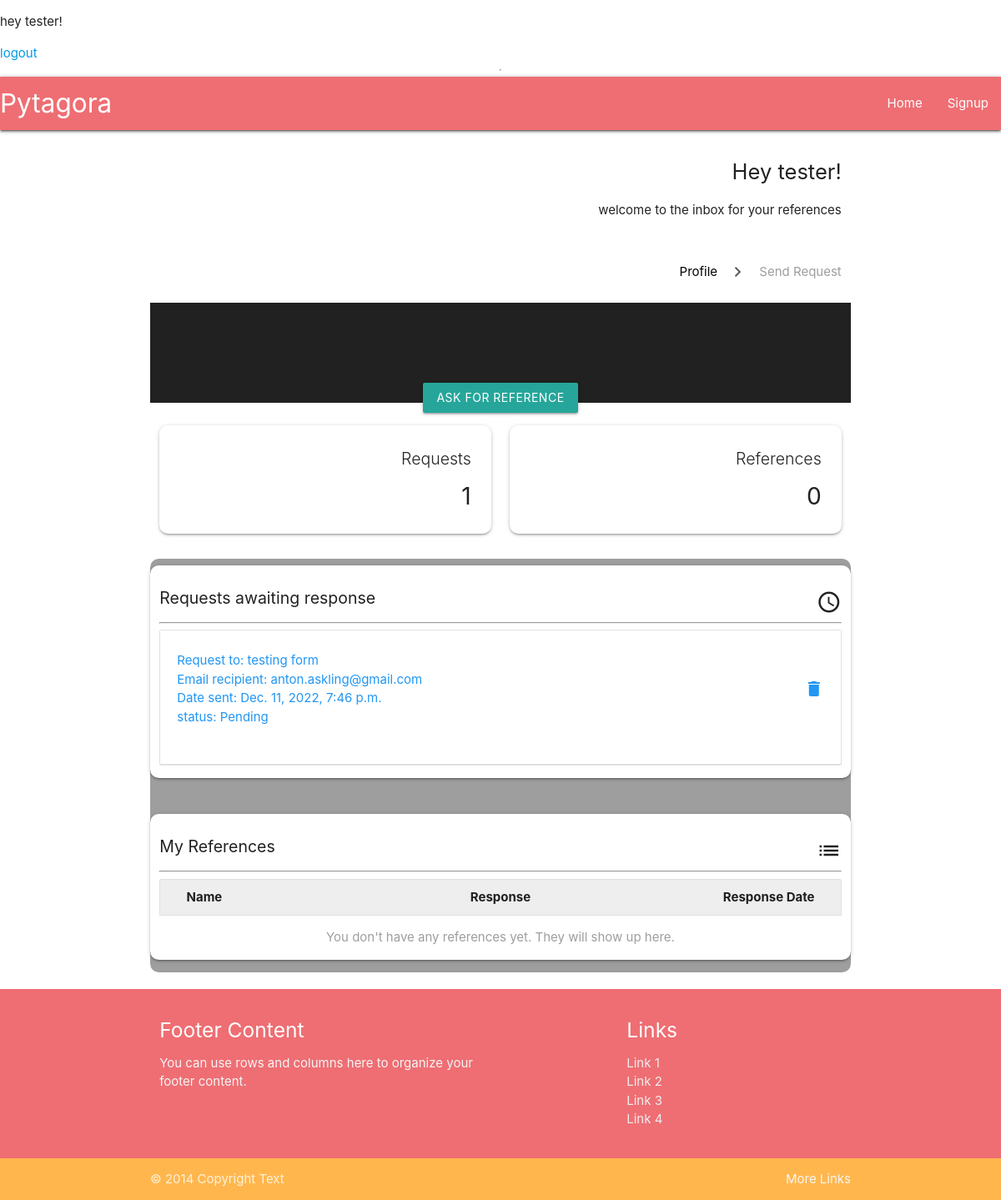
The page /profile/ (signed in) on the database as committed earlier.
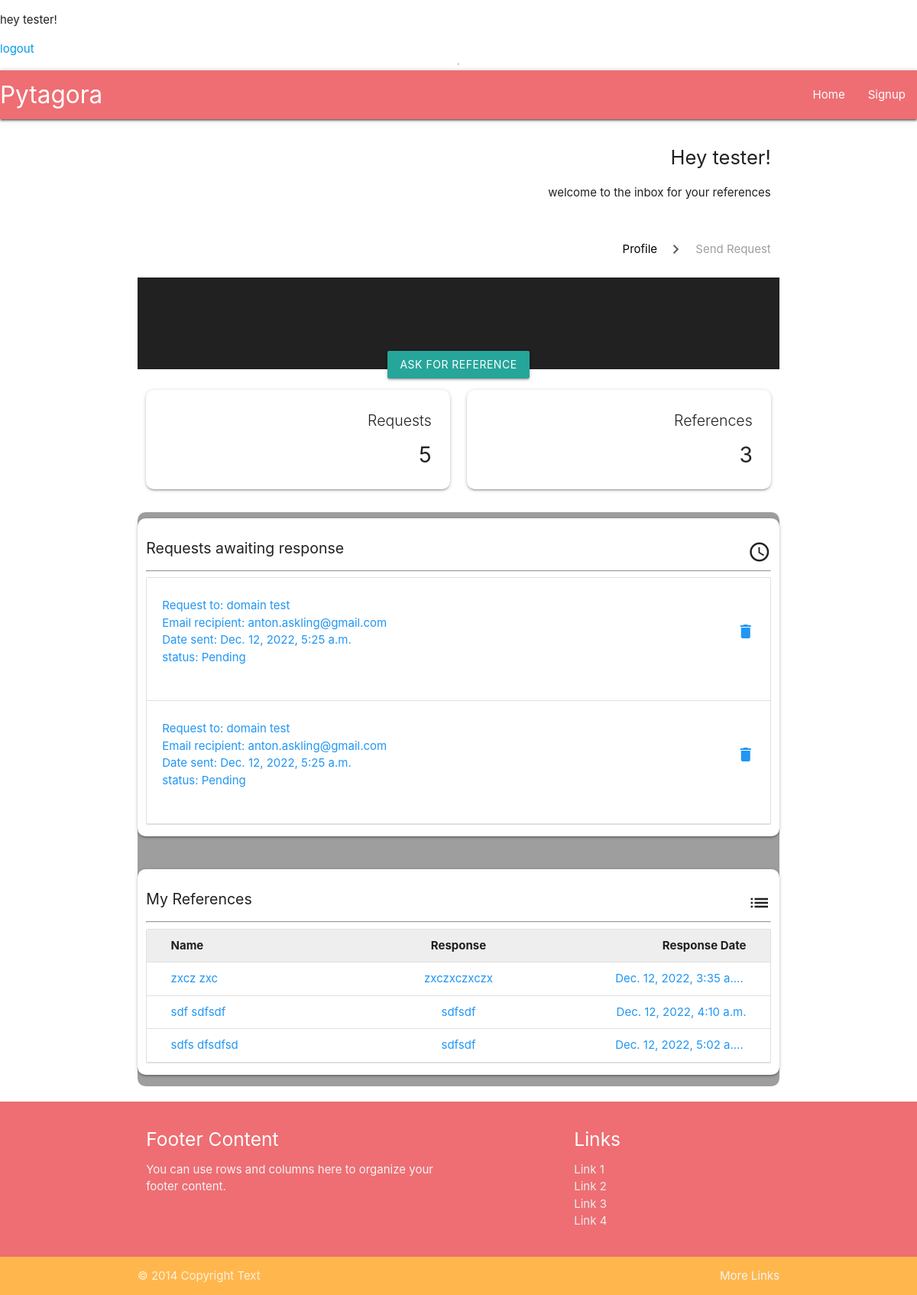
The same page on the database as committed later.
### core/models.py (models this page shows, shortened)
class User(PermissionsMixin, AbstractBaseUser):
    email = models.EmailField(_("email adress"), max_length=254, unique=True)
    first_name = models.CharField(_("first name"), max_length=50)
    last_name = models.CharField(_("last name"), max_length=50)
    date_joined = models.DateTimeField(_("date joined"), auto_now_add=True)
    last_login = models.DateTimeField(_("last login"), auto_now=True)
    is_active = models.BooleanField(_("active"), default=True)
    is_staff = models.BooleanField(_("staff"), default=True)
    is_recruiter = models.BooleanField(_("recruiter"), default=False)
    objects = UserManager()
    USERNAME_FIELD = "email"
    REQUIRED_FIELDS = []
    class Meta:
        verbose_name = _("user")
        verbose_name_plural = _("user")

### userprofile/models.py (models this page shows, shortened)
class RefRequest(models.Model):
    profile = models.ForeignKey(Profile, verbose_name=_("profile"), on_delete=models.CASCADE)
    company_name = models.CharField(_("company name"), max_length=100, null=True, blank=True)
    company_slug = models.SlugField(_("company_slug"), null=True, blank=True, unique=False, max_length=150)
    date_from = models.DateField( verbose_name=_("date from"))
    date_to = models.DateField(verbose_name=_("date to"))
    to_email = models.EmailField(_("to email"), max_length=254, null=True, blank=True)
    UNINITIATED = "UNIN"
    PENDING = "PEND"
    COMPLETE = "COMP"
    STATUS_CHOICES = [
        (UNINITIATED, "Uninitiated"),
        (PENDING, "Pending"),
        (COMPLETE, "Complete"),
    ]
    status = models.CharField(_("status"), max_length=4, choices=STATUS_CHOICES, default=UNINITIATED,)
    time_sent = models.DateTimeField(_("time_sent"), auto_now_add=True, null=True)
    class Meta:
        verbose_name = "Reference request"
        verbose_name_plural = "Reference requests"

class RefResponse(models.Model):
    ref_request = models.OneToOneField(RefRequest, verbose_name=_("request to"), on_delete=models.CASCADE)
    profile = models.ForeignKey(Profile, verbose_name=_("profile"), on_delete=models.CASCADE, null=True, blank=True)
    first_name = models.CharField(_("first_name"), max_length=50, null=True, blank=True)
    last_name = models.CharField(_("last name"), max_length=50, null=True, blank=True)
    company_name = models.CharField(_("company name"), max_length=50, null=True, blank=True)
    title = models.CharField(_("title"), max_length=50)
    BOSS = "BOSS"
    COLLEAGUE = "COLL"
    CONSULTANT = "CONS"
    OTHER = "OTH"
    RELATION_CHOICES = [
        (BOSS, "I was a manager"),
        (COLLEAGUE, " I was a colleague"),
        (CONSULTANT, "he/she was temporary consultant"),
        (OTHER, "Other")
    ]
    relation = models.CharField(_("relation to referee"), choices=RELATION_CHOICES, default=BOSS, max_length=4)
    other_relation = models.CharField(_('if "Other", please specify'), max_length=80, null=True, blank=True)
    main_tasks = models.TextField(_("describe main tasks"))
    elaborate = models.TextField(_("elaborate"))
    extra = models.TextField(_("extra"), null=True, blank=True)
    email = models.EmailField(_("your email"), max_length=254)
    referee_first_name = models.CharField(_("referee first name"), max_length=50)
    referee_last_name = models.CharField(_("referee last name"), max_length=50)
    completed = models.BooleanField(_("is completed"), default=False)
    time_added = models.DateTimeField(_("time added"), auto_now=True)
    def get_full_name(self):
        return f"{self.first_name} {self.last_name}"
    class Meta:
        verbose_name = "Reference response"
        verbose_name_plural = "Reference responses"
        ordering = ["ref_request"]

### userprofile/views.py (the view)
# urls.py: path("profile/", TestProfileView.as_view(), name="test_profile"),
class TestProfileView(LoginRequiredMixin, ListView):
    model = Profile
    context_object_name = "profile"
    template_name="userprofile/test_profile.html"
    def get_context_data(self, **kwargs):
        context = super().get_context_data(**kwargs)
        context["profile"] = context["profile"].filter(user=self.request.user)
        context["requests"] = context["profile"][0].refrequest_set.all()
        context["count_requests"] = context["requests"].count()
        print(context["requests"].count())
        context["comp_responses"] = context["profile"][0].refresponse_set.all(
        ).filter(ref_request__status="COMP")
        context["count_responses"] = context["comp_responses"].count()
        context["current_datetime"] = datetime.now().strftime("%Y-%m-%d %H:%M")
        return context

### userprofile/templates/userprofile/test_profile.html (shortened to what this page needs)
{% extends "base.html" %}
{% load static %}
{% block content %}
    <div class="container center lighten-3">
        <section class="profile-section">
            <div class="heading-row row row-margin-delete">
                <div class="heading-box right-align col s12">
                    <h2 class="hm ">Hey {{ user.first_name }}!</h2>
                    <p>welcome to the inbox for your references</p>
                </div>
            </div>
            <div class="crumbs-row row">
                <nav class="crumbs-box col s10 m6 right transparent z-depth-0">
                    <div class="nav-wrapper right ">
                          <a  href="#!" class="breadcrumb black-text">Profile</a>
                          <a  href="{% url 'send_request' %}" class="breadcrumb grey-text">Send Request</a>
                    </div>
                </nav>
            </div>
            <div class="req-reference-row row">
                <div class="col s12 profilesque-image grey darken-4">
                    <a class="btn" id="req-reference" href="{% url 'send_request' %}">Ask For Reference</a>
                </div>
            </div>
            <div class="counter-row row row-margin-delete">
                <div class="col s6 counter-box">
                    <div class="card right-align rounded">
                        <div class="card-content">
                            <span class="hs card-title"> Requests </span>
                            <span class="xl3">{{ count_requests }}</span>
                        </div>
                    </div>
                </div>
                <div class=" col s6 counter-box">
                    <div class="card right-align rounded">
                        <div class="card-content">
                            <span class="hs card-title"> References </span>
                            <span class="xl3">{{ count_responses }}</span>
                        </div>
                    </div>
                </div>
            </div>
        </section>
        <section class="grey rounded">
            <div class="row">
                <div class="col s12 card-panel rounded left-align">
                    <h3 class="hs">Requests awaiting response <i class="material-icons small right">access_time</i></h3>
                    <hr/>
                    <div class="collection">
                        {% for request in requests %}
                            {% if request.status == "PEND" %}
                            <a data-target="{{ request.id }}" class="modal-trigger  collection-item " href="">
                                <div class="row valign-wrapper">
                                    <div class="col s9 content truncate">
                                        <p class="truncate blue-text">
                                            Request to: {{ request.company_name }}<br />
                                            Email recipient: {{ request.to_email }}<br />
                                            Date sent: {{ request.time_sent }} <br />
                                            status: {{ request.get_status_display }}
                                        </p>
                                    </div>
                                    <div class="col s3">
                                        <i class="right material-icons blue-text">delete</i>
                                    </div>
                                </div>
                            </a>
                            {% endif %}
                        {% endfor %}
                    </div>
            </div>
            </div>
            <div class="row">
                <div class="col s12 card-panel rounded left-align">
                    <h3 class="hs">My References <i class="material-icons small right">list</i></h3>
                    <hr/>
                    <div class="collection">
                        <div class="row collection-item reference-collection grey lighten-3">
                            <div class="col s3 truncate left-align bold">Name</div>
                                    <div class="col s6 truncate center-align bold">Response</div>
                                    <div class="col s3 truncate right-align bold">Response Date</div>
                        </div>
                        {% for response in comp_responses %}
                        <a data-target="{{ response.id }}"  class="modal-trigger row collection-item reference-collection blue-text" href="">
                                <div class="col s3 truncate left-align"> {{ response.get_full_name }}</div>
                                <div class="col s6 truncate center-align">{{ response.elaborate }}</div>
                                <div class="col s3 truncate right-align">{{ response.time_added }}</div>
                        </a>
                        {% empty %}
                        {% if user.date_joined|date:"Y-m-d H:i"  == current_datetime %}
                        <a data-target="{{ request.id }}"  class="modal-trigger example-reference row collection-item reference-collection blue-text" href="">
                            <div class="col s3 truncate left-align"> Elon Musk</div>
                            <div class="col s6 truncate center-align">He kind of knew what he was doing, and he liked twitter wich was nice.</div>
                            <div class="col s3 truncate right-align">Dec. 12, 1991</div>
                         </a>
                        <div class="col s12 truncate center-align collection-item grey-text">
                             <p>your references show up here, just like an email, click to read more</p>
                         </div>
                         {% else %}
                         <div class="col s12 truncate center-align collection-item grey-text">
                            <p>You don't have any references yet. They will show up here.</p>
                        </div>
                        {% endif %}
                       {% endfor %}
                    </div>
                    </div>
                </div>
            </div>
{% endblock content %}

### userprofile/templates/base.html (shortened to what this page needs)
{% load static %}
<!DOCTYPE html>
<html lang="en">
    <head>
        <link type="text/css"
              rel="stylesheet"
              href="{% static 'materialize/css/materialize.min.css' %}"
              media="screen,projection"/>
        <link rel="stylesheet" href="{% static 'base/css/style.css' %}"/>
    </head>
    <body>
        {% if user.is_authenticated %}
        <p>hey {{ user.first_name }}!</p>
        <a href="{% url 'logout' %}">logout</a>
        {% else %}
        <a href="{% url 'login' %}"> login</a>
        {% endif %}
        <hr />
        <header>
            <nav>
                <div class="nav-wrapper z-depth-1">
                    <a href="{% url 'home' %}" class="brand-logo">Pytagora</a>
                    <ul class="right hide-on-med-and-down">
                        <li>
                            <a href="{% url 'home' %}">Home</a>
                        </li>
                        <li>
                            <a href="{% url 'signup' %}">Signup</a>
                        </li>
                    </ul>
                </div>
            </nav>
        </header>
       <main>
        {% block content %}
        {% endblock content %}
       </main>
        <footer class="page-footer pytagora-orange" >
            <div class="container">
                <div class="row">
                    <div class="col l6 s12">
                        <h5 class="white-text">Footer Content</h5>
                        <p class="grey-text text-lighten-4">You can use rows and columns here to organize your footer content.</p>
                    </div>
                    <div class="col l4 offset-l2 s12">
                        <h5 class="white-text">Links</h5>
                        <ul>
                            <li>
                                <a class="grey-text text-lighten-3" href="#!">Link 1</a>
                            </li>
                            <li>
                                <a class="grey-text text-lighten-3" href="#!">Link 2</a>
                            </li>
                            <li>
                                <a class="grey-text text-lighten-3" href="#!">Link 3</a>
                            </li>
                            <li>
                                <a class="grey-text text-lighten-3" href="#!">Link 4</a>
                            </li>
                        </ul>
                    </div>
                </div>
            </div>
            <div class="footer-copyright orange lighten-2">
                <div class="container">
                    © 2014 Copyright Text
                    <a class="grey-text text-lighten-4 right" href="#!">More Links</a>
                </div>
            </div>
        </footer>
    </body>
</html>

### userprofile/templates/userprofile/components/modals/delete_request_modal.html (shortened to what this page needs)
{% extends "./base_modal.html" %}
{% load static %}

### userprofile/templates/userprofile/components/modals/reference_preview_modal.html (shortened to what this page needs)
{% extends "./base_modal.html" %}
{% load static %}

### staticfiles/base/css/style.css (style rules this page uses)
body { display: flex; min-height: 100vh; flex-direction: column; }
main { flex: 1 0 auto; }
header { z-index: 3; }
.bold { font-weight: bold; }
.collection { overflow: visible; }
.rounded { border-radius: .7rem; }
.breadcrumb { font-size: 1rem !important; }
.breadcrumb:before { content: '\E5CC'; color: rgba(17, 17, 17, 0.7); vertical-align: bottom; display: inline-block; font-family: 'Material Icons'; font-weight: normal; font-style: normal; font-size: 2vw; margin: 0 14px 0 8px; -webkit-font-smoothing: antialiased; }
.row-margin-delete { margin-bottom: 1em !important; }
.hm { font-size: 1.7rem !important; }
.hs { font-size: 1.3rem !important; }
.xl3 { font-size: 1.875rem!important; }
.crumbs-row { margin-bottom: 5px; }
.profilesque-image { height:15vh; padding: 0 !important; }
#req-reference { position: relative !important; top: 12vh; z-index: 2; }
.reference-collection { margin-left: 0rem !important; margin-right: 0rem !important; }

Rows that differ between the two databases and show on the page:
removed RefRequest: company_name "testing form", to_email "anton.askling@gmail.com", time_sent "Dec. 11, 2022, 7:46 p.m.", status "Pending"
added RefRequest: company_name "domain test", to_email "anton.askling@gmail.com", time_sent "Dec. 12, 2022, 5:25 a.m.", status "Pending"
added RefRequest: company_name "domain test", to_email "anton.askling@gmail.com", time_sent "Dec. 12, 2022, 5:25 a.m.", status "Pending"
added RefResponse: get_full_name "zxcz zxc", elaborate "zxczxczxczx", time_added "Dec. 12, 2022, 3:35 a.m."
added RefResponse: get_full_name "sdf sdfsdf", elaborate "sdfsdf", time_added "Dec. 12, 2022, 4:10 a.m."
added RefResponse: get_full_name "sdfs dfsdfsd", elaborate "sdfsdf", time_added "Dec. 12, 2022, 5:02 a.m."
Other text that changed with them:
{{ count_requests }}: "1" → "5"
{{ count_responses }}: "0" → "3"
text no longer shown: "You don't have any references yet. They will show up here."
